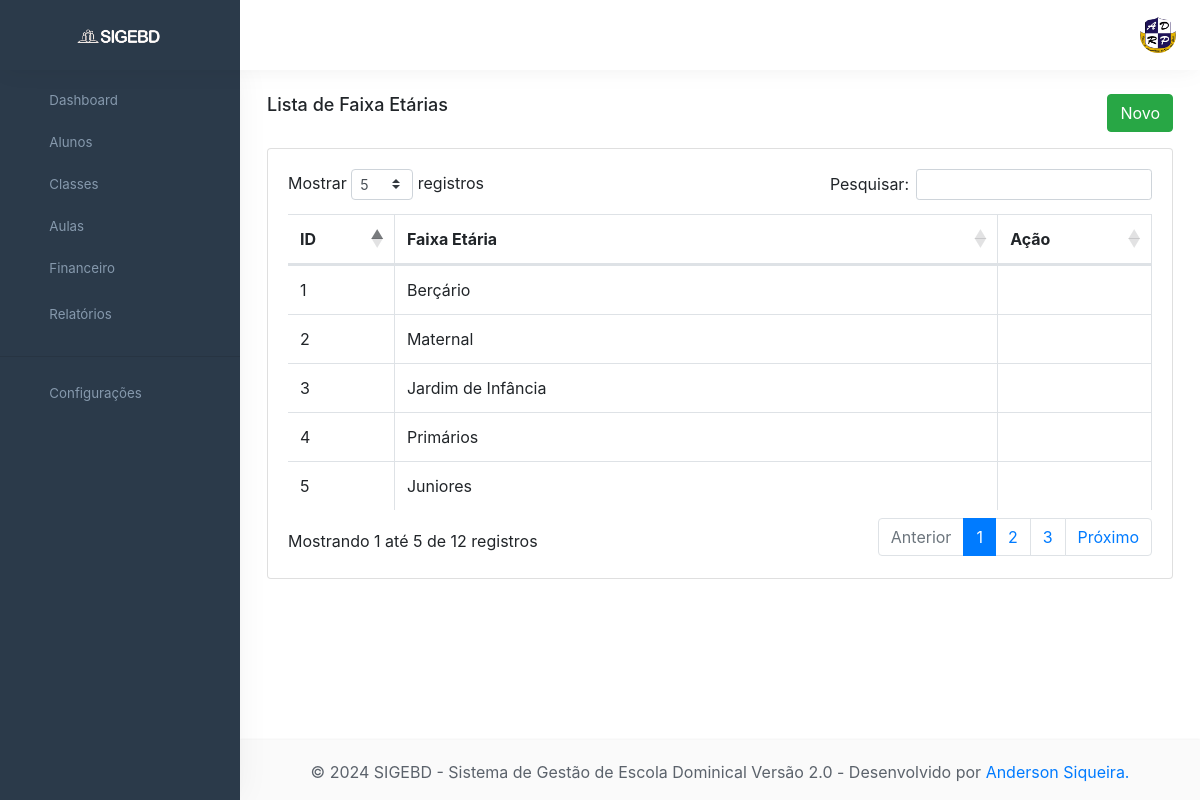
Screenshot of /FaixaEtaria with the database file from the repository.
### tables this page shows
CREATE TABLE `faixa_etaria` (
  `id_faixa_etaria` int(11) NOT NULL,
  `faixa_etaria` varchar(150) NOT NULL,
  `status` varchar(1) NOT NULL,
  `data_cad` date DEFAULT curdate(),
  `dtahralteracao` datetime DEFAULT current_timestamp() ON UPDATE current_timestamp(),
  `usualteracao` int(11) DEFAULT NULL
);

### app/core/Controller.php (called while the page is built, shortened)
<?php
class Controller{
     public function load($viewName, $viewData=array()){
       extract($viewData);
       include "app/views/" . $viewName .".php";
   }
}

### app/controllers/FaixaEtariaController.php (called while the page is built, shortened)
<?php
class FaixaEtariaController extends Controller{
    public function index(){
        $dados["lista"] = Service::lista("faixa_etaria");
        $dados["view"]  = "FaixaEtaria/Index";
        $this->load("template", $dados);
    }
 }
?>

### app/core/Core.php (called while the page is built, shortened)
<?php
class Core{
    private $controller;
    private $metodo;
    private $parametros = array();
    public function run(){
       try {
           $c = new $controllerCorrente;
           call_user_func_array(array($c, $this->getMetodo()), $this->getParametros());
       } catch (ArgumentCountError $e) {
           throw new Exception("Erro na linha: " . $e->getLine() ." do arquivo " . $e->getFile() ." <br> O número de argumentos passados não corresponde ao esperado <br><br>" );
       }
    }
    public function verificaUri(){
        $url = filter_input(INPUT_GET, 'request');
        if($url!=""){
            $url = explode('/', $url);
            $this->controller = ucfirst($url[0]) ."Controller";
            array_shift($url);
            if(isset($url[0])){
                $this->metodo = $url[0];
                array_shift($url);
            }else{
                $this->metodo = METODO_PADRAO;
            }
        }else{
            $this->controller = ucfirst(CONTROLLER_PADRAO) ."Controller";
            $this->metodo = METODO_PADRAO;
        }
    }
    public function getMetodo() {
        if(method_exists(NAMESPACE_CONTROLLER .$this->controller, $this->metodo)){
            return $this->metodo;
        }else{
            throw new Exception("Método não encontrado",500);
        }
    }
    public function getParametros() {
        return $this->parametros;
    }
}

### app/core/Model.php (called while the page is built, shortened)
<?php
abstract class Model{
    protected $tabela;
    public function __construct() {
        $this->db = Conexao::getConexao();
    }
    function all($conn, $tabela =null){
        $tabela = ($tabela) ? $tabela: $this->tabela;
        try {
            $sql = "SELECT * FROM ". $tabela;
            $stmt = $conn->query($sql);
            return $stmt->fetchAll(\PDO::FETCH_OBJ);
        }catch (\PDOException $e){
            throw new \Exception($e->getMessage());
        }
    }
}

### app/models/dao/Dao.php (called while the page is built, shortened)
<?php
class Dao extends Model{
    public function lista($tabela){
        return  $this->all($this->db, $tabela);
    }
}

### app/models/service/Service.php (called while the page is built, shortened)
<?php
class Service{
    public static function lista($tabela){
        $dao = new Dao();
        return $dao->lista($tabela);
    }
}

### app/core/Conexao.php (called while the page is built, shortened)
<?php
class Conexao{
    private static $conexao = null;
    public static function getConexao(){
        try{
            if(!self::$conexao){
                self::$conexao = new \PDO("mysql:dbname=".BANCO.";host=".SERVIDOR,USUARIO,SENHA);
                self::$conexao->setAttribute(\PDO::ATTR_ERRMODE, \PDO::ERRMODE_EXCEPTION);
                self::$conexao->exec("SET NAMES " . CHARSET);
            }
            return self::$conexao;
        }catch (PDOException $e){
            throw new Exception("Erro ao tentar conectar com o banco");
        }
    }
}

### app/views/FaixaEtaria/Index.php (the view, shortened to what this page needs)
<div class="row">
    <div class="col-sm-6">
        <div class="page-title-box">
            <h4>Lista de Faixa Etárias</h4>
        </div>
    </div>
    <div class="col-sm-6">
        <div class="state-information d-none d-sm-block">
            <div class="state-graph">
                <a href="<?php echo URL_BASE . "FaixaEtaria/Create" ?>" class="btn btn-success" role="button"
                    aria-pressed="true"><i class="ion ion-md-add-circle-outline"></i>
                    Novo</a>
            </div>
        </div>
    </div>
</div>
<div class="row">
    <div class="col-12">
        <div class="card">
            <div class="card-body">
                <table id="datatable" class="table table-bordered dt-responsive nowrap"
                    style="border-collapse: collapse; border-spacing: 0; width: 100%;">
                    <thead>
                        <tr>
                            <th>ID</th>
                            <th>Faixa Etária</th>
                            <th>Ação</th>
                        </tr>
                    </thead>
                    <tbody>
                        <?php foreach ($lista as $f) { ?>
                        <tr>
                            <td><?php echo $f->id_faixa_etaria ?></td>
                            <td><?php echo $f->faixa_etaria ?></td>
                            <td>
                            </td>
                        </tr>
                        <?php } ?>
                    </tbody>
                </table>
            </div>
        </div>
    </div>
</div>

### rows the page displays
faixa_etaria: id_faixa_etaria "1", faixa_etaria "Berçário"
faixa_etaria: id_faixa_etaria "2", faixa_etaria "Maternal"
faixa_etaria: id_faixa_etaria "3", faixa_etaria "Jardim de Infância"
faixa_etaria: id_faixa_etaria "4", faixa_etaria "Primários"
faixa_etaria: id_faixa_etaria "5", faixa_etaria "Juniores"
